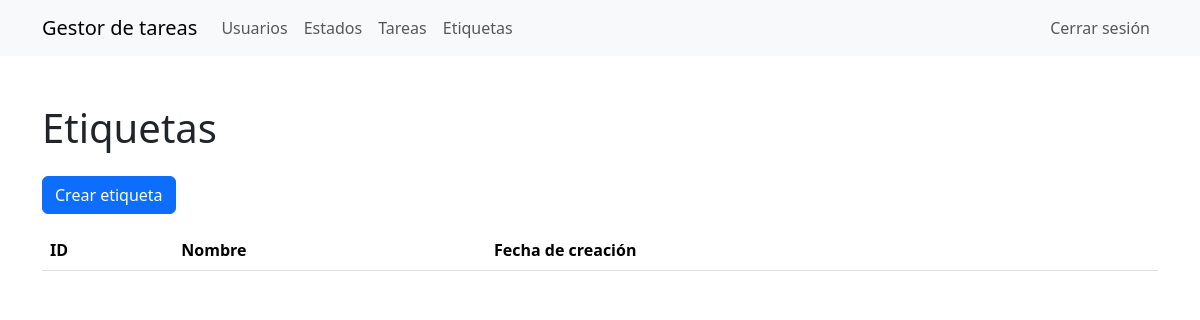
The page /labels/ (signed in) on the database as committed earlier.
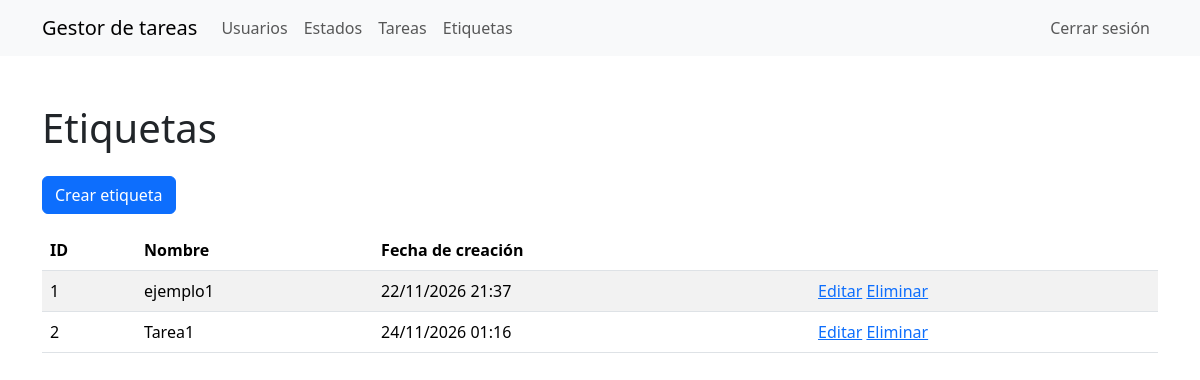
The same page on the database as committed later.
### task_manager/labels/models.py (models this page shows, shortened)
class Label(models.Model):
    name = models.CharField(max_length=255, unique=True)
    created_at = models.DateTimeField(auto_now_add=True)

### task_manager/labels/views.py (the view)
# urls.py: path('', views.LabelListView.as_view(), name='labels_index'),
class LabelListView(AuthRequiredMixin, ListView):
    model = Label
    template_name = 'labels/index.html'

### task_manager/templates/labels/index.html
{% extends "base.html" %}
{% block content %}
  <h1 class="my-4">Etiquetas</h1>
  <a class="btn btn-primary mb-3" href="{% url 'labels_create' %}">
    Crear etiqueta
  </a>
  <table class="table table-striped">
    <thead>
      <tr>
        <th>ID</th>
        <th>Nombre</th>
        <th>Fecha de creación</th>
        <th></th>
      </tr>
    </thead>
    <tbody>
      {% for label in label_list %}
        <tr>
          <td>{{ label.pk }}</td>
          <td>{{ label.name }}</td>
          <td>{{ label.created_at|date:"d/m/Y H:i" }}</td>
          <td>
            <a href="{% url 'labels_update' label.pk %}">Editar</a>
            <a href="{% url 'labels_delete' label.pk %}">Eliminar</a>
          </td>
        </tr>
      {% endfor %}
    </tbody>
  </table>
{% endblock %}

Rows that differ between the two databases and show on the page:
added Label: pk "1", name "ejemplo1", created_at "22/11/2026 21:37"
added Label: pk "2", name "Tarea1", created_at "24/11/2026 01:16"
